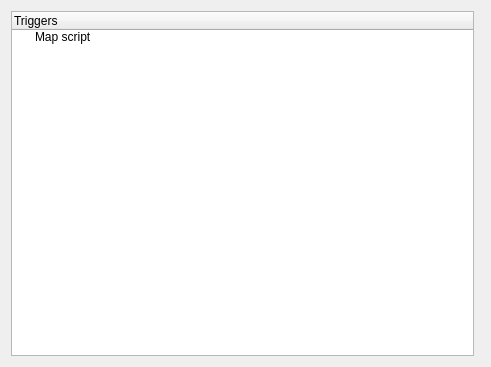
<?xml version="1.0" encoding="UTF-8"?>
<ui version="4.0">
 <class>TriggerEditor</class>
 <widget class="QWidget" name="TriggerEditor">
  <property name="geometry">
   <rect>
    <x>0</x>
    <y>0</y>
    <width>491</width>
    <height>367</height>
   </rect>
  </property>
  <property name="windowTitle">
   <string>Trigger Editor</string>
  </property>
  <layout class="QGridLayout" name="gridLayout">
   <item row="0" column="0">
    <layout class="QGridLayout" name="m_layout">
     <item row="0" column="0">
      <widget class="QTreeWidget" name="m_treeWidget">
       <column>
        <property name="text">
         <string>Triggers</string>
        </property>
       </column>
       <item>
        <property name="text">
         <string>Map script</string>
        </property>
       </item>
      </widget>
     </item>
     <item row="0" column="1">
      <widget class="QWidget" name="m_triggerWidget" native="true"/>
     </item>
    </layout>
   </item>
  </layout>
 </widget>
 <resources/>
 <connections/>
</ui>
